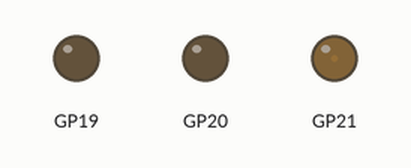
Simulated run of this program. Board: Raspberry Pi Pico running MicroPython. On the bench: output pins drawn as LEDs (lit = HIGH). What the program prints to the serial console is not drawn. At 16.1 s the program stops and its outputs stay as they are.

Above: at 16.2 s.
Timing chart, 0 to 17.6 s (numbered marks = the images above):
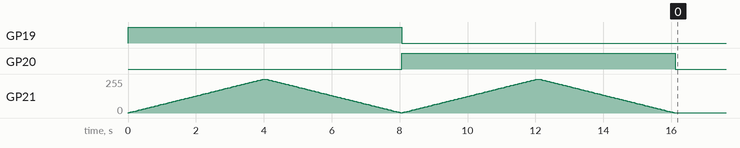

The program:

base_motor_cont.py
```python
from machine import Pin, PWM


class BaseMotor:
    """DC motor driver: in1_id, in2_id = direction pins; pwm_id = speed (0--1 maps to duty)."""

    def __init__(self, pwm_id, in1_id, in2_id, ) -> None:
        self.pwm_pin = PWM(Pin(pwm_id))
        self.pwm_pin.freq(2000)
        self.in1_pin = Pin(in1_id, Pin.OUT)
        self.in2_pin = Pin(in2_id, Pin.OUT)
        self.disable()  # motors off until first command

    def stop(self):
        self.pwm_pin.duty_u16(0)

    def forward(self, speed=0.0):
        """Drive motor forward (robot forward). speed in [0, 1], clamped."""
        speed = max(0.0, min(1.0, float(speed)))
        self.in1_pin.off()
        self.in2_pin.on()
        self.pwm_pin.duty_u16(int(65535 * speed))

    def backward(self, speed=0.0):
        """Drive motor backward (robot backward). speed in [0, 1], clamped."""
        speed = max(0.0, min(1.0, float(speed)))
        self.in1_pin.on()
        self.in2_pin.off()
        self.pwm_pin.duty_u16(int(65535 * speed))

    def disable(self):
        self.in1_pin.off()
        self.in2_pin.off()


# TEST
if __name__ == "__main__":
    from utime import sleep

    # SETUP
    m = BaseMotor(pwm_id=21, in1_id=20, in2_id=19)  # left motor
    #m = BaseMotor(pwm_id=16, in1_id=17, in2_id=18)  # right motor

    # LOOP
    # Forwardly ramp up and down
    for i in range(100):
        m.forward((i + 1) / 100)
        print(f"f, dc: {i}%")
        sleep(4 / 100)  # 4 seconds to ramp up
    for i in reversed(range(100)):
        m.forward((i + 1) / 100)
        print(f"f, dc: {i}%")
        sleep(4 / 100)  # 4 seconds to ramp down
    # Backwardly ramp up and down
    for i in range(100):
        m.backward((i + 1) / 100)
        print(f"b, dc: {i}%")
        sleep(4 / 100)  # 4 seconds to ramp up
    for i in reversed(range(100)):
        m.backward((i + 1) / 100)
        print(f"b, dc: {i}%")
        sleep(4 / 100)  # 4 seconds to ramp down

    # Terminate
    m.disable()
    print("motor stopped.")
```

Measured:
- by itself, GP19: LOW → HIGH at 0.00 s, → LOW 8.1 s later
- by itself, GP20: LOW → HIGH at 8.1 s, → LOW 8.1 s later
